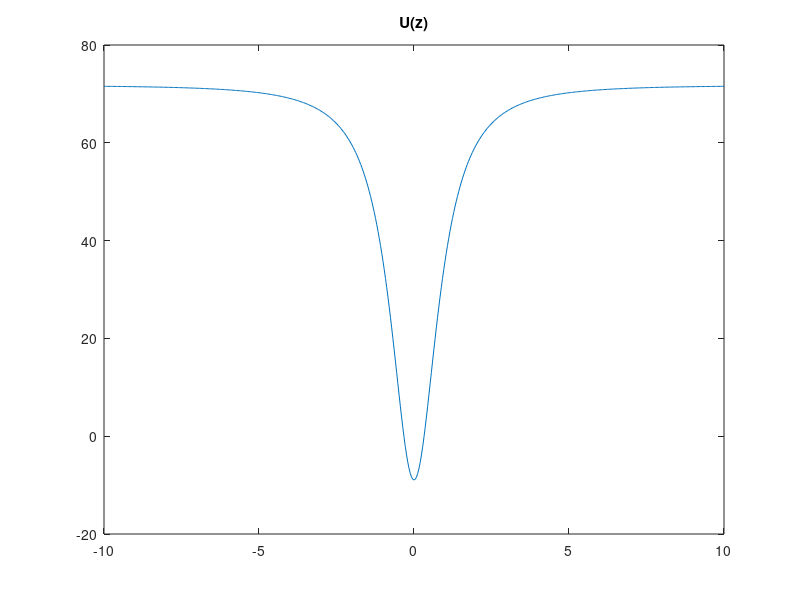

This figure's MATLAB source: (Note: this script raises an error after producing the figure.)
%%%%%%%%%%%%%%%%%%%%%%%%%%%%%%%%%%%%%%%%%%%%%%%%%%%%%%%%%%%
% Author: Zhao Zhen-Hua 
% Date  : 2014-6-20
% Purpose: Searching the eigenvalues of Schordinger equation.
% The Schordinger equation has the form f''+(E-U))f=0,
%%%%%%%%%%%%%%%%%%%%%%%%%%%%%%%%%%%%%%%%%%%%%%%%%%%%%%%%%%%


U=load('Vzk=1C2=20C3=0p40p50p6.txt');
 x=U(:,1);%coordinate
% x=complementX(x,1);
 y=U(:,3);%potential.
% y=complementX(y,2);
U=[x,y];
figure
plot(x,y)
title('U(z)')

eigenRange=linspace(min(y)+0.1,70,1000);
[eigenValues,waveFunctions]=eigenNumerov21(eigenRange,U);
%The first column of waveFunctions is coordinate x.

fprintf('The eigenvlue is:  %3.16f, \n', eigenValues);
fprintf('the max value of U is :  %3.16f, \n', max(y));

for k=1:length(eigenValues(:,1))
    %hold all
    figure
    plot(x,waveFunctions(:,k+1))
    title(['E=',num2str(eigenValues(k,1))])
end
 


save([pwd,'/eignvaluek=1C2=20C3=0p5.txt'],'eigenValues','-ascii','-double')
save([pwd,'/wavesk=1C2=20C3=0p5.txt'],'waveFunctions','-ascii','-double')







